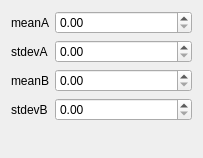
           <widget class="QWidget" name="page_13">
            <property name="geometry">
             <rect>
              <x>0</x>
              <y>0</y>
              <width>203</width>
              <height>158</height>
             </rect>
            </property>
            <property name="autoFillBackground">
             <bool>true</bool>
            </property>
            <attribute name="label">
             <string>Gaussian Product</string>
            </attribute>
            <layout class="QFormLayout" name="formLayout_14">
             <item row="0" column="0">
              <widget class="QLabel" name="label_25">
               <property name="text">
                <string>meanA</string>
               </property>
              </widget>
             </item>
             <item row="0" column="1">
              <widget class="QDoubleSpinBox" name="sbx_gaussian_prod_center_a"/>
             </item>
             <item row="1" column="0">
              <widget class="QLabel" name="label_26">
               <property name="text">
                <string>stdevA</string>
               </property>
              </widget>
             </item>
             <item row="1" column="1">
              <widget class="QDoubleSpinBox" name="sbx_gaussian_prod_width_a"/>
             </item>
             <item row="2" column="0">
              <widget class="QLabel" name="label_43">
               <property name="text">
                <string>meanB</string>
               </property>
              </widget>
             </item>
             <item row="2" column="1">
              <widget class="QDoubleSpinBox" name="sbx_gaussian_prod_center_b"/>
             </item>
             <item row="3" column="0">
              <widget class="QLabel" name="label_44">
               <property name="text">
                <string>stdevB</string>
               </property>
              </widget>
             </item>
             <item row="3" column="1">
              <widget class="QDoubleSpinBox" name="sbx_gaussian_prod_width_b"/>
             </item>
            </layout>
           </widget>
